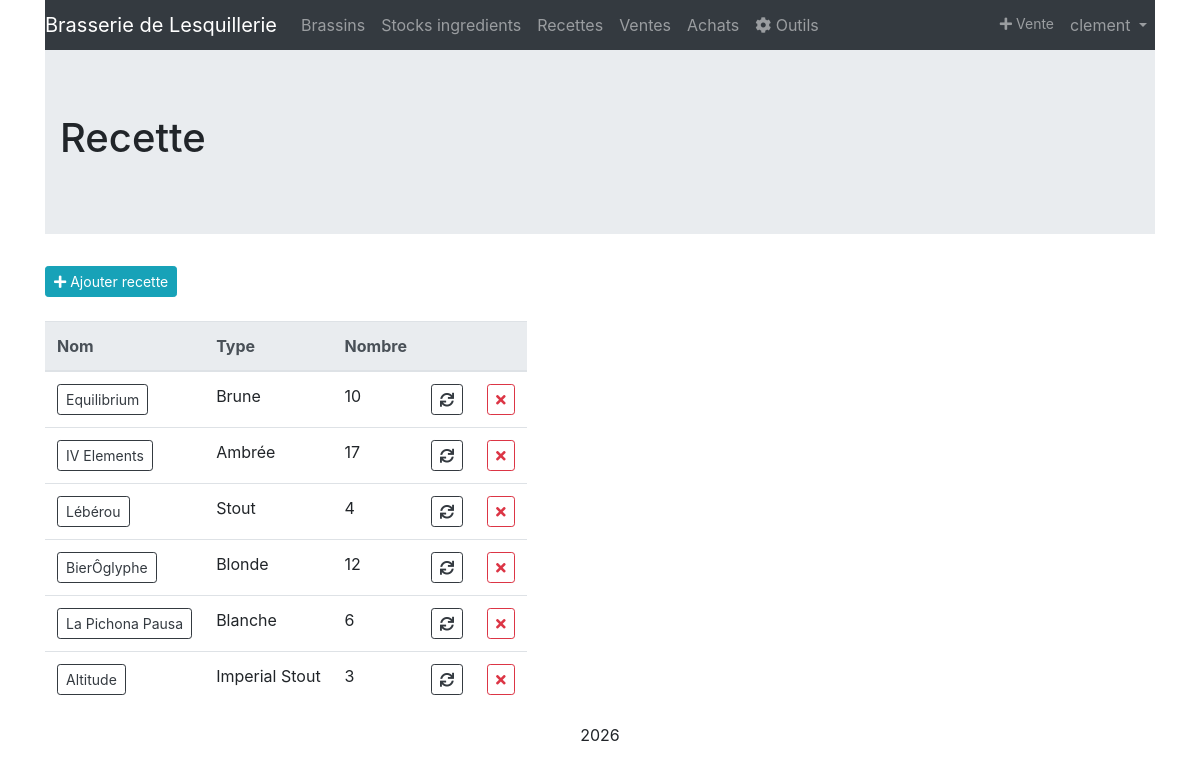
Page /brasserie/recettes/ (signed in) on the committed database.
### brassin/models.py (models this page shows, shortened)
class Profile(models.Model):
	user = models.OneToOneField(User, on_delete=models.CASCADE)
	brasserie = models.CharField(max_length=100)
	logo = models.ImageField(upload_to ='logos',blank=True,null=True)

class Recette(models.Model):
	nom = models.CharField(max_length=30)
	type_biere = models.CharField(blank=True,null=True,max_length=30)
	densite_desire = models.DecimalField(blank=True,null=True, max_digits=4, decimal_places=3)
	taux_empatage =  models.DecimalField(max_digits=4, decimal_places=3,default=0.3)
	resucrage = models.DecimalField(blank=True,null=True, max_digits=3, decimal_places=1,default=7)
	notes = models.TextField(blank=True,null=True)
	etiquette = models.ImageField(upload_to = 'recettes',blank=True,null=True)
	@property
	def nombre_brassin(self):
		return Brassin.objects.filter(recette=self.id).count()
	class Meta:
		verbose_name = "Recette"
		ordering = ['id']

### brassin/views.py (the view)
# urls.py: path('recettes/', views.RecettesList.as_view(), name="recettes_list"),
class RecettesList(LoginRequiredMixin,ListView):
    model = Recette
    context_object_name = "recettes"
    template_name = "brassin/recettes_list.html"

### brassin/templates/brassin/recettes_list.html
{% extends 'base.html' %}
{% load static %}
{% block content %}
  <div class="jumbotron jumbotron-fluid">
    <div class="container">
      <h1 class="page-header">Recette</h1>
    </div>
  </div>
  <a class="btn btn-info btn-sm" href="{% url 'recette_create' %}"><i class="fas fa-plus"></i>  Ajouter recette</a>
  <br/><br/>
  <table class="table table-responsive" id="Recette-table">
    <thead class="thead-light">
      <tr>
        <th>Nom</th>
        <th>Type</th>
        <th>Nombre</th>
        <th></th>
        <th></th>
      </tr>
    </thead>
    <tbody>
      {% for recette in recettes %}
      <tr>
        <td><a class="btn btn-outline-dark btn-sm" href="{% url 'recette_consult' recette.id %}">{{ recette.nom }}</a></td>
        <td>{{ recette.type_biere }}</td>
        <td>{{ recette.nombre_brassin }}</td>
        <td><a class="btn btn-outline-dark btn-sm" href="{% url 'recette_update' recette.id %}"><i class="fas fa-sync"></i></a></td>
        <td><a class="btn btn-outline-danger btn-sm" href="{% url 'recette_delete' recette.id %}"><i class="fas fa-times"></i></a></td>
      </tr>
      {% empty %}
        <tr>
          <td colspan="10" class="text-center bg-warning">Pas encore de recette.</td>
        </tr>
      {% endfor %}
    </tbody>
  </table>
{% endblock %}

### templates/base.html (shortened to what this page needs)
{% load static %}
<!DOCTYPE html>
<html lang="fr">
  <head>
    <link rel="stylesheet" href="https://use.fontawesome.com/releases/v5.7.0/css/all.css">
    <link rel="stylesheet" href="https://maxcdn.bootstrapcdn.com/bootstrap/4.0.0/css/bootstrap.min.css">
    <link rel="stylesheet" type="text/css" href="https://cdn.datatables.net/1.10.24/css/dataTables.bootstrap4.min.css"/>
    <link rel="stylesheet" href="{% static 'brassin/css/style.css' %}" />
  </head>
  <body>
    <div class="container">
      <nav class="navbar navbar-expand-sm bg-dark navbar-dark sticky-top bg-faded">
        <a class="navbar-brand" href="{% url 'home' %}">
          {% if user.profile.logo %}
            <img src="{{ user.profile.logo.url }}" alt="{{ user.profile.brasserie }}" height="30">
          {% else %}
            {{ user.profile.brasserie }}
          {% endif %}
        </a>
        <div class="collapse navbar-collapse" id="collapsibleNavbar">
          {% if user.is_authenticated %}
          <ul class="navbar-nav">
            <li class="nav-item">
              <a class="nav-link" href="{% url 'brassin_list' %}">Brassins</a>
            </li>
            <li class="nav-item">
              <a class="nav-link" href="{% url 'ingredients_list' %}">Stocks ingredients</a>
            </li>
            <li class="nav-item">
              <a class="nav-link" href="{% url 'recettes_list' %}">Recettes</a>
            </li>
            <li class="nav-item">
              <a class="nav-link" href="{% url 'ventes_list' %}">Ventes</a>
            </li>
            <li class="nav-item">
              <a class="nav-link" href="{% url 'achats_list' %}">Achats</a>
            </li>
            <li class="nav-item">
              <a class="nav-link" href="{% url 'outils' %}"><i class="fa fa-cog" aria-hidden="true"></i>   Outils</a>
            </li>
          </ul>
          <ul class="navbar-nav ml-auto">
            <li class="nav-item">
              <a class="nav-link btn-outline-info btn-sm" href="{% url 'vente_create' %}"><i class="fas fa-plus"></i>  Vente</a>
            </li>
            <li class="nav-item dropdown">
              <a class="nav-link dropdown-toggle" href="#" id="navbardrop" data-toggle="dropdown">
                {{ user.get_username }}
              </a>
            </li>
          </ul>
          {% endif %}
        </div>
      </nav>
      {% block content %}
      {% endblock %}
      <footer class="container-fluid bg-4 text-center">
          <p>{% now "Y" %}</p>
      </footer>
    </div>
  </body>
</html>

### brassin/static/brassin/css/style.css (style rules this page uses)
.navbar { padding: 0; }
.nav-link { padding: .8rem 1rem; }
a { color: darkslategray; }

### rows in the picture
Recette: nom "Equilibrium", type_biere "Brune", nombre_brassin "10"
Recette: nom "IV Elements", type_biere "Ambrée", nombre_brassin "17"
Recette: nom "Lébérou", type_biere "Stout", nombre_brassin "4"
Recette: nom "BierÔglyphe", type_biere "Blonde", nombre_brassin "12"
Recette: nom "La Pichona Pausa", type_biere "Blanche", nombre_brassin "6"
Recette: nom "Altitude", type_biere "Imperial Stout", nombre_brassin "3"

### other values in the picture
{{ user.profile.brasserie }} "Brasserie de Lesquillerie"
{{ user.get_username }} "clement"
